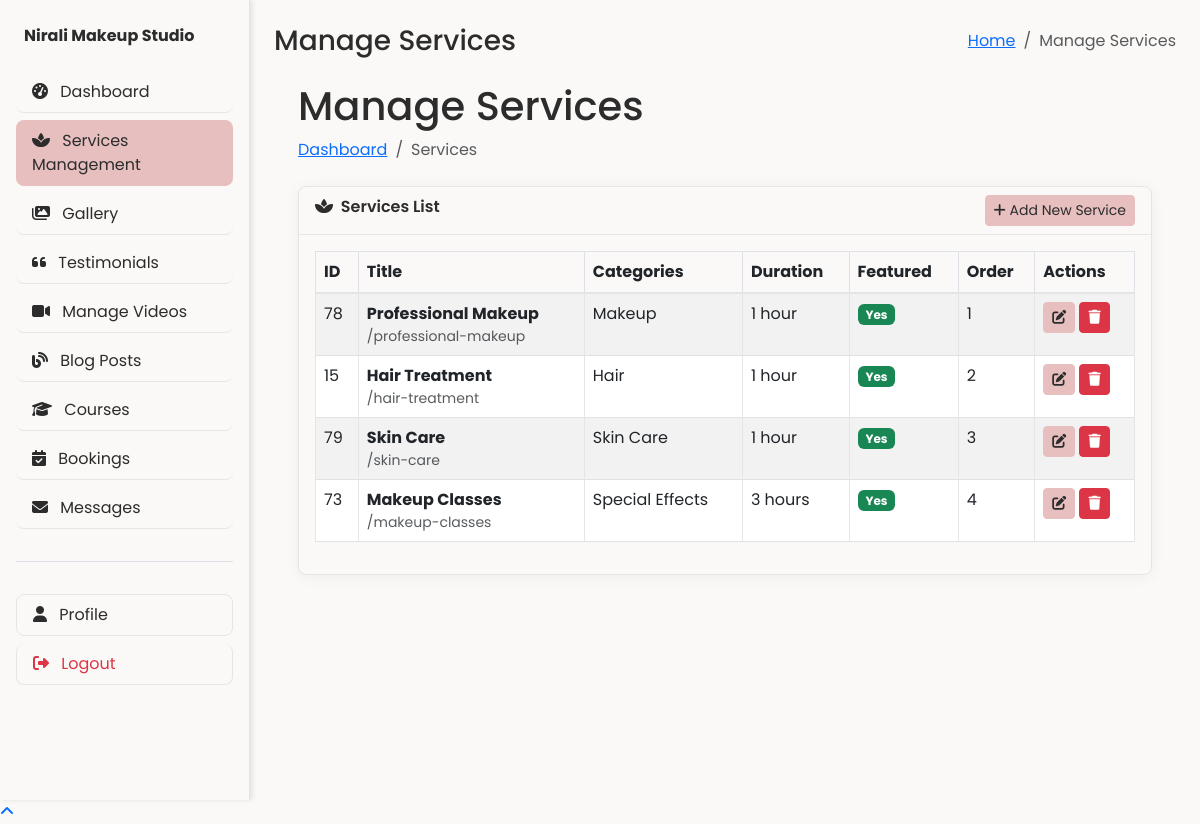
Screenshot of /admin/services.php (signed in) with the database file from the repository.
### tables this page shows
CREATE TABLE `services` (
  `id` int(11) NOT NULL,
  `title` varchar(100) NOT NULL,
  `slug` varchar(120) NOT NULL,
  `description` text DEFAULT NULL,
  `short_description` varchar(255) DEFAULT NULL,
  `duration` int(11) DEFAULT 60 COMMENT 'Duration in minutes',
  `price` decimal(10,2) DEFAULT NULL,
  `image` varchar(255) DEFAULT NULL,
  `is_featured` tinyint(1) DEFAULT 0,
  `display_order` int(11) DEFAULT 0,
  `status` tinyint(1) DEFAULT 1,
  `created_at` timestamp NOT NULL DEFAULT current_timestamp(),
  `updated_at` timestamp NOT NULL DEFAULT current_timestamp() ON UPDATE current_timestamp()
);

### admin/includes/functions.php (called while the page is built, shortened)
<?php
if (!function_exists('formatDuration')) {
    function formatDuration($minutes) {
        $hours = floor($minutes / 60);
        $remainingMinutes = $minutes % 60;
        $result = $hours . ' hour' . ($hours > 1 ? 's' : '');
        return $result;
    }
}
?>

### admin/services.php (the view, shortened to what this page needs)
<?php
require_once __DIR__ . '/includes/functions.php';
$pdo = getDBConnection();
$services = [];
try {
    $query = "SELECT s.*,
                     GROUP_CONCAT(DISTINCT c.name SEPARATOR ', ') as category_names
              FROM services s
              LEFT JOIN service_category_mapping m ON s.id = m.service_id
              LEFT JOIN service_categories c ON m.category_id = c.id
              WHERE s.status = 1
              GROUP BY s.id
              ORDER BY s.display_order, s.title";
    $services = $pdo->query($query)->fetchAll(PDO::FETCH_ASSOC);
} catch (PDOException $e) {
    $_SESSION['error'] = 'Error fetching services: ' . $e->getMessage();
}
require_once 'includes/header.php';
?>
<div class="container-fluid px-4">
    <h1 class="mt-4">Manage Services</h1>
    <ol class="breadcrumb mb-4">
        <li class="breadcrumb-item"><a href="index.php">Dashboard</a></li>
        <li class="breadcrumb-item active">Services</li>
    </ol>
    <div class="card mb-4">
        <div class="card-header">
            <i class="fas fa-spa me-1"></i>
            Services List
            <a href="service-edit.php" class="btn btn-primary btn-sm float-end">
                <i class="fas fa-plus"></i> Add New Service
            </a>
        </div>
        <div class="card-body">
            <div class="table-responsive">
                <table class="table table-bordered table-striped" id="servicesTable" width="100%" cellspacing="0">
                    <thead>
                        <tr>
                            <th>ID</th>
                            <th>Title</th>
                            <th>Categories</th>
                            <th>Duration</th>
                            <th>Featured</th>
                            <th>Order</th>
                            <th>Actions</th>
                        </tr>
                    </thead>
                    <tbody>
                        <?php if (empty($services)): ?>
                            <tr>
                                <td colspan="8" class="text-center py-4">No services found. <a href="service-edit.php">Add your first service</a>.</td>
                            </tr>
                        <?php else: ?>
                            <?php foreach ($services as $service): ?>
                                <tr>
                                    <td><?php echo $service['id']; ?></td>
                                    <td>
                                        <strong><?php echo htmlspecialchars($service['title']); ?></strong>
                                        <div class="small text-muted">
                                            /<?php echo htmlspecialchars($service['slug']); ?>
                                        </div>
                                    </td>
                                    <td><?php echo !empty($service['category_names']) ? htmlspecialchars($service['category_names']) : '<span class="text-muted">Uncategorized</span>'; ?></td>
                                    <td><?php echo formatDuration($service['duration'] ?? 0); ?></td>
                                    <td>
                                        <?php if ($service['is_featured']): ?>
                                            <span class="badge bg-success">Yes</span>
                                        <?php else: ?>
                                            <span class="badge bg-secondary">No</span>
                                        <?php endif; ?>
                                    </td>
                                    <td><?php echo $service['display_order']; ?></td>
                                    <td>
                                        <a href="service-edit.php?id=<?php echo $service['id']; ?>" class="btn btn-sm btn-primary" title="Edit">
                                            <i class="fas fa-edit"></i>
                                        </a>
                                        <a href="#" onclick="confirmDelete(<?php echo $service['id']; ?>)" class="btn btn-sm btn-danger" title="Delete">
                                            <i class="fas fa-trash"></i>
                                        </a>
                                    </td>
                                </tr>
                            <?php endforeach; ?>
                        <?php endif; ?>
                    </tbody>
                </table>
            </div>
        </div>
    </div>
</div>
<?php
require_once 'includes/footer.php';
?>

### admin/includes/header.php (style rules this page uses)
.card { border-radius: 0.5rem; overflow: hidden; }
:root { --primary-bg: #FBF9F7; --primary-text: #2C2C2C; --sidebar-width: 250px; }
body { font-family: -apple-system, BlinkMacSystemFont, 'Segoe UI', Roboto, Oxygen, Ubuntu, Cantarell, sans-serif; background-color: var(--primary-bg); color: var(--primary-text); min-height: 100vh; margin: 0; padding: 0; }
:root { --primary: #4e73df; --secondary: #858796; --success: #1cc88a; --info: #36b9cc; --warning: #f6c23e; --danger: #e74a3b; --light: #f8f9fc; --dark: #5a5c69; --instagram: #e4405f; }
body { font-family: 'Poppins', sans-serif; background-color: var(--primary-bg); color: var(--primary-text); min-height: 100vh; overflow-x: hidden; }
.card { background: var(--tertiary-bg); border: 1px solid var(--light-border); border-radius: 8px; box-shadow: var(--card-shadow); transition: all 0.3s ease; }
.card-header { background: var(--secondary-bg); border-bottom: 1px solid var(--light-border); color: var(--primary-text); font-weight: 600; }
.btn-primary { background-color: var(--primary-accent); border-color: var(--primary-accent); color: var(--primary-text); transition: all 0.3s ease; }
.table { color: var(--primary-text); }
.table th { background-color: var(--secondary-bg); border-bottom: 2px solid var(--light-border); }
.table td { border-color: var(--light-border); }

### rows the page displays
services: id "78", title "Professional Makeup", slug "professional-makeup", category_names "Makeup", duration "1 hour", is_featured "Yes", display_order "1"
services: id "15", title "Hair Treatment", slug "hair-treatment", category_names "Hair", duration "1 hour", is_featured "Yes", display_order "2"
services: id "79", title "Skin Care", slug "skin-care", category_names "Skin Care", duration "1 hour", is_featured "Yes", display_order "3"
services: id "73", title "Makeup Classes", slug "makeup-classes", category_names "Special Effects", duration "3 hours", is_featured "Yes", display_order "4"

### other values shown
$page_title "Manage Services"
